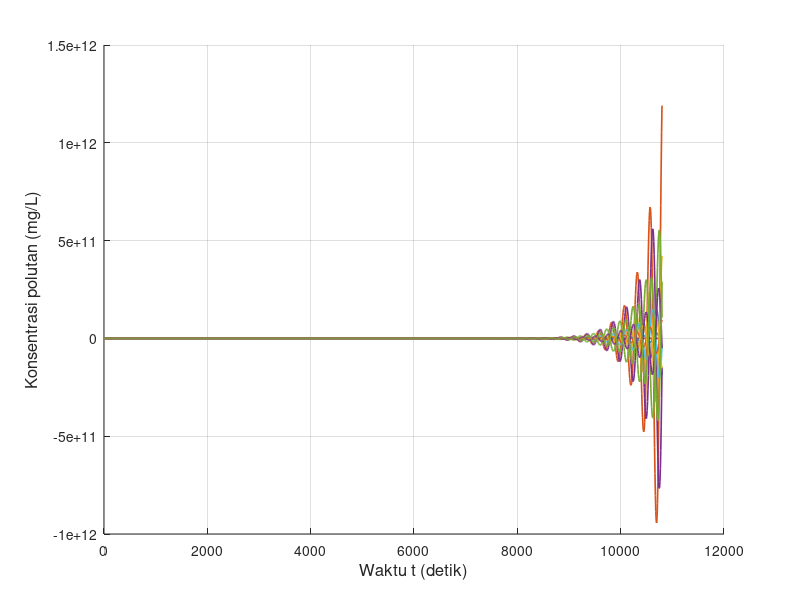

MATLAB code for this plot: (Note: this script raises an error after producing the figure.)
clear; clc; close all;

% Feby Syarief Al A`raaf
% 26050124130087
% Oseanografi C

% Simulasi adveksi 1 dimensi dengan metode FTCS
% Sumber polutan kontinu
% NIM ganjil, xyz = 087, sehingga z = 7 dan 0.zyx = 0.780

x_digit = 0;
y_digit = 8;
z_digit = 7;

u_xyz    = 0.780;
C_source = 10 * z_digit;

L = 3000;
T = 10800;

scenario(1).nama = 'Skenario 1';
scenario(1).dx   = 30;
scenario(1).dt   = 8;
scenario(1).u    = u_xyz;
scenario(1).m    = 30 + z_digit;

scenario(2).nama = 'Skenario 2';
scenario(2).dx   = 60;
scenario(2).dt   = 8;
scenario(2).u    = u_xyz;
scenario(2).m    = 60 + z_digit;

scenario(3).nama = 'Skenario 3';
scenario(3).dx   = 15;
scenario(3).dt   = 8;
scenario(3).u    = u_xyz;
scenario(3).m    = 15 + z_digit;

scenario(4).nama = 'Skenario 4';
scenario(4).dx   = 30;
scenario(4).dt   = 8;
scenario(4).u    = 0.5 * u_xyz;
scenario(4).m    = 30 + z_digit;

scenario(5).nama = 'Skenario 5';
scenario(5).dx   = 30;
scenario(5).dt   = 8;
scenario(5).u    = 2 * u_xyz;
scenario(5).m    = 30 + z_digit;

scenario(6).nama = 'Skenario 6';
scenario(6).dx   = 30;
scenario(6).dt   = 8;
scenario(6).u    = -u_xyz;
scenario(6).m    = 30 + z_digit;

scenario(7).nama = 'Skenario 7';
scenario(7).dx   = 30;
scenario(7).dt   = 2;
scenario(7).u    = u_xyz;
scenario(7).m    = 30 + z_digit;

scenario(8).nama = 'Skenario 8';
scenario(8).dx   = 30;
scenario(8).dt   = 16;
scenario(8).u    = u_xyz;
scenario(8).m    = 30 + z_digit;

folder_output = 'output_Kontinu_FTCS_Polutan_Terhadap_Waktu';
if ~exist(folder_output, 'dir')
    mkdir(folder_output);
end

for s = 1:numel(scenario)

    fprintf('\nMemproses %s\n', scenario(s).nama);

    dx       = scenario(s).dx;
    dt       = scenario(s).dt;
    u        = scenario(s).u;
    m_source = scenario(s).m;

    M_grid = round(L / dx);
    Mmax   = max(M_grid, m_source);
    Nmax   = round(T / dt);

    courant = u * dt / dx;

    fprintf('dx = %.3f m, dt = %.3f s, u = %.3f m/s, m = %d\n', dx, dt, u, m_source);
    fprintf('Mmax = %d, Nmax = %d, C = %.4f\n', Mmax, Nmax, courant);

    F0  = zeros(1, Mmax);
    F   = zeros(1, Mmax);

    t_step = 0:Nmax;
    t_time = t_step * dt;

    m_plot = [1, ...
              m_source - 20, m_source - 10, m_source - 5, m_source - 3, m_source - 1, ...
              m_source, ...
              m_source + 1, m_source + 3, m_source + 5, m_source + 10, m_source + 20];

    m_plot = unique(m_plot, 'stable');
    m_plot_valid = m_plot(m_plot >= 1 & m_plot <= Mmax);

    if length(m_plot_valid) < length(m_plot)
        fprintf('%s: beberapa grid berada di luar domain sehingga tidak digrafikkan.\n', scenario(s).nama);
    end

    history = NaN(length(t_step), length(m_plot_valid));

    F0(:) = 0;

    for p = 1:length(m_plot_valid)
        history(1, p) = F0(m_plot_valid(p));
    end

    for J = 1:Nmax

        F0(1)     = F0(2);
        F0(Mmax)  = F0(Mmax-1);

        F0(m_source) = C_source;

        for i = 2:(Mmax-1)
            F(i) = F0(i) - (u * dt / (2 * dx)) * (F0(i+1) - F0(i-1));
        end

        F(1)    = F(2);
        F(Mmax) = F(Mmax-1);
        F(m_source) = C_source;

        for p = 1:length(m_plot_valid)
            history(J + 1, p) = F(m_plot_valid(p));
        end

        F0  = F;
    end

    fig = figure('Visible', 'off', 'Position', [100 100 1400 600]);
    hold on;

    legend_text = {};

    for k = 1:length(m_plot_valid)
        plot(t_time, history(:, k), 'LineWidth', 1.2);
        legend_text{end+1} = sprintf('m = %d', m_plot_valid(k));
    end

    grid on;
    xlabel('Waktu t (detik)', 'FontSize', 12);
    ylabel('Konsentrasi polutan (mg/L)', 'FontSize', 12);
    title(sprintf('%s - Konsentrasi polutan terhadap waktu', scenario(s).nama), ...
          'Feby Syarief-0087-Ose C','FontSize', 14, 'FontWeight', 'bold');
    xlim([t_time(1), t_time(end)]);

    y_max = max(history(:), [], 'omitnan');
    if isempty(y_max) || isnan(y_max) || y_max <= 0
        ylim([0 1]);
    else
        ylim([0, max(C_source * 1.2, y_max * 1.1)]);
    end

    set(gca, 'FontSize', 11);

    legend(legend_text, ...
           'Location', 'northwest', ...
           'FontSize', 8, ...
           'NumColumns', 2, ...
           'Box', 'on');

    hold off;

    nama_file = sprintf('ftcs_kontinu_waktu_skenario_%d.png', s);
    saveas(fig, fullfile(folder_output, nama_file));
    close(fig);

    fprintf('%s selesai diproses.\n', scenario(s).nama);
end

fprintf('\nSemua skenario telah selesai diproses.\n');
